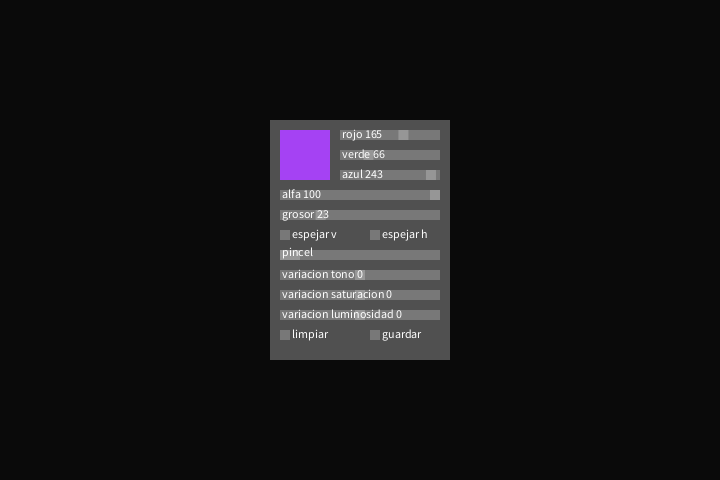
Frame 1 (no input)
Frame 60 (the mouse pressed at the canvas centre just before this capture): identical to frame 1, image omitted
Frame 120 (the mouse held since frame 60 and released just before this capture): identical to frame 1, image omitted

The Processing sketch that drew this single still picture (run headless with seeded random() and noise(); from frame 60 on, the mouse is pressed at the canvas centre):

// Processing sketch: juego_dibujo
// ── juego_dibujo.pde
/*
agregar:
 -sensibilidad
 -suavizar trazo
 agregado:
 -deshacer
 -mejora opacidad
 -limpiar lienzo
 -guardar imagen
 
 */
ArrayList<PGraphics> lienzo;
boolean menu, dibujar, control;
GUI gui;
int maxDes = 20;
Jugador j; 
PGraphics trazo;

void setup() {
  size(720, 480);
  frameRate(30); 
  control = false;
  dibujar = false;
  menu = true;
  j = new Jugador();
  gui = new GUI(width/2-90, height/2-120, 180, 240);
  lienzo = new ArrayList<PGraphics>();
  lienzo.add(createGraphics(width, height));
  lienzo.get(0).beginDraw();
  lienzo.get(0).background(255);
  lienzo.get(0).endDraw();
  background(10, 10, 10);
}

void draw() {
 //println(frameRate);
  if (menu) {
    gui.act();
    if (gui.limpiar.val) {
      PGraphics aux = createGraphics(width, height);
      aux.beginDraw();
      aux.background(255);
      aux.endDraw();
      lienzo.add(aux);
      if (lienzo.size() > maxDes) {
        lienzo.remove(0);
      }
    }
    if (gui.guardar.val) {
      PGraphics aux = lienzo.get(lienzo.size()-1);
      aux.beginDraw();
      aux.save("lala.png");
      aux.endDraw();
    }
  }
  else {
    if (dibujar) {
      j.act(trazo);
      if (frameCount%1 == 0) {
        image(lienzo.get(lienzo.size()-1), 0, 0);
        tint(255, (gui.alfa/100)*255);
        image(trazo, 0, 0);
        noTint();
      }
    }
  }
}

void mousePressed() {
  if (menu) {
    if (mouseButton == LEFT) {
      if (mouseX < gui.x || mouseX > gui.x+gui.w || mouseY < gui.y || mouseY > gui.y+gui.h) {
        menu = false;
        image(lienzo.get(lienzo.size()-1), 0, 0);
      }
    }
  }
  else {
    if (mouseButton == LEFT) {
      trazo = createGraphics(width, height);
      trazo.beginDraw();
      trazo.noStroke();
      trazo.fill(0, 0);
      trazo.rect(0, 0, width, height);
      trazo.endDraw();
      dibujar = true;
    }
    else if (mouseButton == RIGHT) {
      menu = true;
      dibujar = false;
      image(lienzo.get(lienzo.size()-1), 0, 0);
      fill(0, 240);
      rect(0, 0, width, height);
    }
  }
}

void mouseReleased() {
  if (dibujar) {
    PGraphics aux = createGraphics(width, height);
    PGraphics ori = lienzo.get(lienzo.size()-1);
    ori.loadPixels();
    aux.loadPixels();
    for (int i = 0; i < ori.pixels.length; i++) {
      aux.pixels[i] =  ori.pixels[i];
    }
    aux.updatePixels();
    ori.updatePixels();
    aux.beginDraw();
    aux.tint(255, (gui.alfa/100)*255);
    aux.image(trazo, 0, 0);
    aux.noTint();
    aux.endDraw();
    lienzo.add(aux);
    if (lienzo.size() > maxDes) {
      lienzo.remove(0);
    }
    trazo = null;
    image(lienzo.get(lienzo.size()-1), 0, 0);
  }
  dibujar = false;
}

void keyPressed() {
  if (keyCode == CONTROL) {
    control = true;
  }
  //control = true;
  if (control) {
    if (keyCode == 90 && lienzo.size() > 1) {
      lienzo.remove(lienzo.size()-1);
      image(lienzo.get(lienzo.size()-1), 0, 0);
    }
  }
}

void keyReleased() {
  if (keyCode == CONTROL) {
    control = false;
  }
}


// ── clases.pde
class Jugador {
  color col;
  Jugador() {
  }
  void act(PGraphics pg) {
    if (dibujar) {
      draw(pg);
    }
  }
  void draw(PGraphics pg) {
    pg.beginDraw();
    col = color(gui.col);
    colorMode(HSB, 255);
    float t = (256+hue(col)+random(int(gui.tono.val)*2))%256;
    float s = saturation(col)+random(int(gui.sat.val)*2);
    s = (s < 0)? 0 : (s > 255)? 255 : s;
    float l = brightness(col)+random(int(gui.lum.val)*2);
    l = (l < 0)? 0 : (l > 255)? 255 : l;
    col = color(t, s, l, alpha(col));
    colorMode(RGB);
    pg.stroke(col);
    pg.fill(col);
    if (gui.pincel.val == 0) {
      pg.strokeWeight(gui.grosor.val);
      pg.line(mouseX, mouseY, pmouseX, pmouseY);
      if (gui.espv.val) {
        pg.line(mouseX, height-mouseY, pmouseX, height-pmouseY);
      }
      if (gui.esph.val) {
        pg.line(width-mouseX, mouseY, width-pmouseX, pmouseY); 
        if (gui.espv.val) {
          pg.line(width-mouseX, height-mouseY, width-pmouseX, height-pmouseY);
        }
      }
    }
    else if (gui.pincel.val == 1) {
      float mg = gui.grosor.val;
      for (int i = 0; i <= mg; i++) {
        float alp = alpha(col)/mg;//mg - (i/mg * alpha(col));
        pg.strokeWeight(i);
        pg.stroke(red(col), green(col), blue(col), alp);
        pg.line(mouseX, mouseY, pmouseX, pmouseY);
        if (gui.espv.val) {
          pg.line(mouseX, height-mouseY, pmouseX, height-pmouseY);
        }
        if (gui.esph.val) {
          pg.line(width-mouseX, mouseY, width-pmouseX, pmouseY); 
          if (gui.espv.val) {
            pg.line(width-mouseX, height-mouseY, width-pmouseX, height-pmouseY);
          }
        }
      }
      /*
      float mg = gui.grosor.val;
       for (int i = 0; i <= mg; i++) {
       float alp = 255 - (i/mg * 255);
       pg.strokeWeight(i);
       pg.stroke(red(col), green(col), blue(col), alp);
       pg.line(mouseX, mouseY, pmouseX, pmouseY);
       if (gui.espv.val) {
       pg.line(mouseX, height-mouseY, pmouseX, height-pmouseY);
       }
       if (gui.esph.val) {
       pg.line(width-mouseX, mouseY, width-pmouseX, pmouseY); 
       if (gui.espv.val) {
       pg.line(width-mouseX, height-mouseY, width-pmouseX, height-pmouseY);
       }
       }
       }
       */
    }
    else if (gui.pincel.val == 2) {
      pg.noStroke();
      float x = (mouseX+pmouseX)/2;
      float y = (mouseY+pmouseY)/2;
      float dis = dist(mouseX, mouseY, pmouseX, pmouseY)+0.5;
      float ang = atan2(mouseY-pmouseY, mouseX-pmouseX);
      cuadrado(pg, x, y, dis, ang);
      if (gui.espv.val) {
        cuadrado(pg, x, height-y, dis, -ang);
      }
      if (gui.esph.val) {
        cuadrado(pg, width-x, y, dis, -ang); 
        if (gui.espv.val) {
          cuadrado(pg, width-x, height-y, dis, ang);
        }
      }
    }
    else if (gui.pincel.val == 3) {
      pg.noStroke();
      float x = (mouseX+pmouseX)/2;
      float y = (mouseY+pmouseY)/2;
      float dis = dist(mouseX, mouseY, pmouseX, pmouseY);
      pg.ellipse(x, y, dis, dis);
      if (gui.espv.val) {
        pg.ellipse(x, height-y, dis, dis);
      }
      if (gui.esph.val) {
        pg.ellipse(width-x, y, dis, dis); 
        if (gui.espv.val) {
          pg.ellipse(width-x, height-y, dis, dis);
        }
      }
    }
    else if (gui.pincel.val == 4) {
      pg.strokeWeight(gui.grosor.val/5);
      float cx = (mouseX+pmouseX)/2;
      float cy = (mouseY+pmouseY)/2;
      float ang = atan2(mouseY-pmouseY, mouseX-pmouseX) + PI/2;
      float tam = dist(mouseX, mouseY, pmouseX, pmouseY);
      float x = cx + cos(ang) * tam; 
      float y = cy + sin(ang) * tam;  
      float ax = cx - cos(ang) * tam;
      float ay = cy - sin(ang) * tam;
      pg.line(ax, ay, x, y);
      if (gui.espv.val) {
        pg.line(ax, height-ay, x, height-y);
      }
      if (gui.esph.val) {
        pg.line(width-ax, ay, width-x, y); 
        if (gui.espv.val) {
          pg.line(width-ax, height-ay, width-x, height-y);
        }
      }
    }
    else if (gui.pincel.val == 5) {
      pg.strokeWeight(gui.grosor.val/10);
      float dis = dist(mouseX, mouseY, pmouseX, pmouseY);
      float ang = atan2(mouseY-pmouseY, mouseX-pmouseX);
      float ax = pmouseX;
      float ay = pmouseY;
      int cant = int(dis/5);
      if (cant < 1) {
        cant = 1;
      }
      for (int i = 1; i <= cant; i++) {
        float dr = random(dis*2);
        float ar = random(TWO_PI);
        float x = pmouseX + (cos(ang)*(dis/cant)*i) + cos(ar) * dr; 
        float y = pmouseY + (sin(ang)*(dis/cant)*i) + sin(ar) * dr;  
        if (i == cant) {
          x = mouseX;
          y = mouseY;
        }
        pg.line(ax, ay, x, y);
        if (gui.espv.val) {
          pg.line(ax, height-ay, x, height-y);
        }
        if (gui.esph.val) {
          pg.line(width-ax, ay, width-x, y); 
          if (gui.espv.val) {
            pg.line(width-ax, height-ay, width-x, height-y);
          }
        }
        ax = x;
        ay = y;
      }
    }
    else if (gui.pincel.val == 6) {
      pg.strokeWeight(gui.grosor.val/20);
      float dis = dist(mouseX, mouseY, pmouseX, pmouseY);
      float ang = atan2(mouseY-pmouseY, mouseX-pmouseX);
      int cant = int(dis/2);
      if (cant < 1) {
        cant = 1;
      }
      for (int i = 0; i <= cant; i++) {
        float dr = random(dis*2);
        float ar = random(TWO_PI);
        float x = pmouseX + (cos(ang)*(dis/cant)*i) + cos(ar) * dr; 
        float y = pmouseY + (sin(ang)*(dis/cant)*i) + sin(ar) * dr;  
        float ax = pmouseX + (cos(ang)*(dis/cant)*i) - cos(ar) * dr; 
        float ay = pmouseY + (sin(ang)*(dis/cant)*i) - sin(ar) * dr; 
        pg.line(ax, ay, x, y);
        if (gui.espv.val) {
          pg.line(ax, height-ay, x, height-y);
        }
        if (gui.esph.val) {
          pg.line(width-ax, ay, width-x, y); 
          if (gui.espv.val) {
            pg.line(width-ax, height-ay, width-x, height-y);
          }
        }
      }
    }
    else if (gui.pincel.val == 7) {
      pg.noStroke();
      int cant = int(random(5));
      for (int i = 0; i < cant; i++) {
        float dr = random(gui.grosor.val/2);
        float ar = random(TWO_PI);
        float x = mouseX + cos(ar) * dr;
        float y = mouseY + sin(ar) * dr;
        float tam = random(0.5, gui.grosor.val/4);
        pg.ellipse(x, y, tam, tam);
        if (gui.espv.val) {
          pg.ellipse(x, height-y, tam, tam);
        }
        if (gui.esph.val) {
          pg.ellipse(width-x, y, tam, tam); 
          if (gui.espv.val) {
            pg.ellipse(width-x, height-y, tam, tam);
          }
        }
      }
      pg.endDraw();
    }
    /*
    noStroke();
     if (random(100) < 20) {
     float dis = random(20);
     float ang = random(TWO_PI);
     float ax = mouseX + cos(ang)*dis;
     float ay = mouseY + sin(ang)*dis;
     int at = int(random(1,20));
     ellipse(ax,ay,at,at);  
     }*/
  }
  void cuadrado(PGraphics pg, float x, float y, float dis, float ang) {
    float mitad = dis/2;
    pg.translate(x, y);
    pg.rotate(ang);
    pg.rect(-mitad, -mitad, dis, dis);
    pg.resetMatrix();
  }
}

class Moneda {
}

class Torreta {
  int x, y, tipo;
  Torreta(int x, int y, int t) {
    this.x = x; 
    this.y = y;
    tipo = t;
  }
  void act() {
  }
  void dibujar() {
  }
}


// ── gui.pde
class GUI {
  ArrayList<Elemento> elementos;
  Boton espv, esph;
  color col;
  int x, y, w, h;
  float alfa;
  scrollH r, g, b, alp, grosor, tono, sat, lum;
  Selector pincel;
  Pulsador limpiar, guardar;
  GUI(int x, int y, int w, int h) {
    this.x = x; 
    this.y = y;
    this.w = w;
    this.h = h;
    alfa = 100;
    elementos = new ArrayList<Elemento>();
    r = new scrollH(70, 10, 100, 10, 0, 255, random(256), "rojo");
    g = new scrollH(70, 30, 100, 10, 0, 255, random(256), "verde");
    b = new scrollH(70, 50, 100, 10, 0, 255, random(256), "azul");
    agregar(r);
    agregar(g);
    agregar(b);
    alp = new scrollH(10, 70, 160, 10, 0, 100, 100, "alfa");
    grosor = new scrollH(10, 90, 160, 10, 0, 100, random(100), "grosor");
    agregar(alp);
    agregar(grosor);
    espv = new Boton(10, 110, 10, 10, false, "espejar v");
    esph = new Boton(100, 110, 10, 10, false, "espejar h");
    agregar(espv);
    agregar(esph);
    pincel = new Selector(10, 130, 160, 10, 8, 0, "pincel");
    agregar(pincel);
    tono = new scrollH(10, 150, 160, 10, -100, 100, 0, "variacion tono");
    sat = new scrollH(10, 170, 160, 10, -100, 100, 0, "variacion saturacion");
    lum = new scrollH(10, 190, 160, 10, -100, 100, 0, "variacion luminosidad");
    agregar(tono);
    agregar(sat);
    agregar(lum);
    limpiar = new Pulsador(10, 210, 10, 10, "limpiar");
    agregar(limpiar);
    guardar = new Pulsador(100, 210, 10, 10, "guardar");
    agregar(guardar);
  }

  void act() {
    alfa = alp.val;
    noStroke();
    fill(80);
    rect(x, y, w, h);
    col = color(r.val, g.val, b.val);
    fill(col);
    rect(x+10, y+10, 50, 50);
    for (int i = 0; i < elementos.size(); i++) {
      elementos.get(i).act(x, y);
    }
  }

  void agregar(Elemento e) {
    elementos.add(e);
  }
}

class Elemento {
  void act(int xg, int yg) {
  }
}

class Boton extends Elemento {
  float xc, yc, width, height, x, y;
  boolean val, aux;
  String name;

  Boton(float nx, float ny, float nw, float nh, boolean nv, String n) {
    xc = nx;
    yc = ny;
    width = nw;
    height = nh;
    val = nv;
    name = n;
    aux = false;
  }

  void act(int xg, int yg) {
    x = xc + xg;
    y = yc + yg;
    if (mousePressed && !aux) {
      aux = true;
      if ( mouseX >= x  && mouseX <= x + width ) {
        if ( mouseY >= y  && mouseY <= y + height ) {
          if (val) {
            val = false;
          }
          else {
            val = true;
          }
        }
      }
    }
    if (aux && !mousePressed) {
      aux = false;
    }
    draw();
  }

  void draw() {
    noStroke();
    if (val) {
      fill(150);
    }
    else {
      fill(120);
    }
    rect(x, y, width, height);
    fill(255);
    text(name, x+width+2, y+height-2);
  }
}

class Pulsador extends Elemento {
  float xc, yc, x, y, width, height;
  boolean val, sobre, click;
  String name;

  Pulsador(float nx, float ny, float nw, float nh, String n) {
    xc = nx;
    yc = ny;
    width = nw;
    height = nh;
    val = false;
    name = n;
  }

  void act(int xg, int yg) {
    val = false;
    x = xc + xg;
    y = yc + yg;
    if ( mouseX >= x  && mouseX <= x + width &&  mouseY >= y  && mouseY <= y + height ) {
      sobre = true;
    }
    else {
      sobre = false;
    }
    if (mousePressed) {
      if (!click && sobre) {
        val = true;
      }
      click = true;
    }
    else {
      click = false;
    }
    draw();
  }

  void draw() {
    noStroke();
    if (val) {
      fill(150);
    }
    else {
      fill(120);
    }
    rect(x, y, width, height);
    fill(255);
    text(name, x+width+2, y+height-2);
  }
}

class scrollH extends Elemento {
  float xc, yc, x, y, width, height, max, min, val;
  String name;
  scrollH(float nx, float ny, float nw, float nh, float nmin, float nmax, float nvar, String n) {
    xc = nx;
    yc = ny;
    width = nw;
    height = nh;
    max = nmax;
    min = nmin;
    val = nvar;
    name = n;
  }

  void act(int xg, int yg) {
    x = xc + xg;
    y = yc + yg;
    if (mousePressed) {
      if ( mouseX >= x + height/2 && mouseX - 8 <= x + width - height/2+ 8) {
        if ( mouseY >= y  && mouseY <= y + height )
          val = min + (max-min) * ((mouseX- height/2 - x )/(width - height));
        if (val < min) {
          val = min;
        }
        else if (val > max) {
          val = max;
        }
      }
    } 
    draw();
  }

  void draw() {
    fill(120);
    rect(x, y, width, height);

    fill(150);
    float pos = x + ((width-height) * (val-min)/(max-min));
    rect(pos, y, height, height);
    fill(255);
    text(name+" "+int(val), x+2, y+8);
  }
}

class Selector extends Elemento {
  int cant, val;
  float xc, yc, x, y, width, height;
  boolean aux;
  String name;

  Selector(float nx, float ny, float nw, float nh, int nc, int nv, String n) {
    xc = nx;
    yc = ny;
    width = nw;
    height = nh;
    cant = nc;
    val = nv;
    name = n;
    aux = false;
  }

  void act(int xg, int yg) {
    x = xc + xg;
    y = yc + yg;
    if (mousePressed) {
      if ( mouseX >= x  && mouseX < x + width ) {
        if ( mouseY >= y  && mouseY <= y + height ) {
          val = int((mouseX - x)/(width/cant));
        }
      }
    }
    draw();
  }

  void draw() {
    noStroke();
    for (int i = 0; i < cant; i++) {
      if (val == i) {
        fill(150);
      }
      else {
        fill(120);
      }
      rect(x+(width)/cant*i, y, width/cant, height);
    }
    fill(255);
    text(name, x+2, y+height-4);
  }
}
